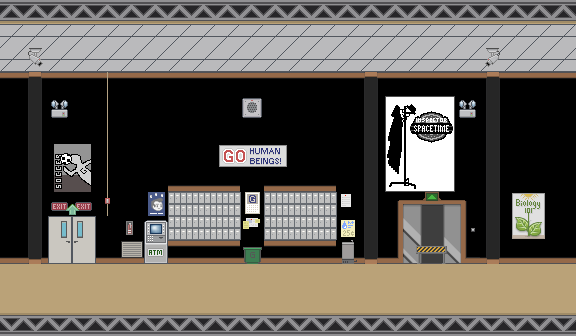

Below is a game level as drawn by its tile map, then a one-line description and the .tmx that defines it (tile-layer data replaced by summaries):
An orthogonal 24x14 tile map with 24x24 px tiles, 3 tile layers (Tile Layer 1, Tile Layer 2, Tile Layer 3) and 5 objects (2x floor, door, firealarm).

<map height="14" orientation="orthogonal" tileheight="24" tilewidth="24" version="1.0" width="24">
 <properties><property name="blended tiles" value="2,11,12,13,14,15,16,17,18,19,20,21,22,23,24,25,26,27,28,29,30,32,33,34,35,36,37,38,39,40,41,42,43,44,45,46,47,48,49,50,51,52,53,54,55,56,57,58,59,60,62,63,64,65,66,67,68,69,70,71,72,73,74,75,78,79,80,81,82,83,84,85,86,87,88,89,90,92,93,94,95,96,98,99,100,101,102,103,104,105,108,109,110,111,112,113,114,115,116,117,118,119,120,121,122,123,124,125,126,128,129,130,131,132,133,134,135,138,139,140,141,142,143,144,145,146,147,148,149,150,151,152,153,154,155,156,158,159,160,161,162,163,164,165,168,169,170,171,172,173,174,175,176,177,178,179,180,181,182,183,190,191,192,193,194,195,196,197,198,199,200,201,202,203,204,205,206,207,208,209,210,211,212,213,218,221,222,223,224,225,226,227,228,229,230,231,232,233,234,235,236,237,238,239,240,241,242,243,244,245,246,247,248,249,252,253,254,255,256,257,258,259,260,261,262,263,264,265,266,267,268,269,270,271,272,273,274,275,276,277,278,279,282,283,284,285,286,287,288,289,290,291,292,293,294,295,296,297,298,299,300,301,302,303,304,305,306,307,308,309,310,311,312,313,314,317,318,319,320,321,322,323,324,325,326,327,328,329,330,331,332,333,334,335,336,337,338,339,340,341,342,343,344,345,346,347,348,349,350,351,352,353,354,355,356,357,358,359,360,361,362,366,367,368,369,370,371,372,373,374,375,376,377,378,379,380,381,382,383,384,386,387,388,389,390,391,392,396,397,398,399,400,401,403,404,405,406,407,408,409,410,411,412,413,414,415,416,417,418,419,420,421,422,426,427,428,429,430,431,433,434,435,436,437,438,439,440,441,443,444,445,446,447,448,449,450,451,452,456,457,458,459,460,461,463,464,465,466,467,468,469,470,471,473,474,475,476,477,478,479,480,481,482,486,487,488,489,490,491,492,493,494,495,500,501,503,504,505,506,507,508,509,510,511,512,513,514,515,516,517,518,519,520,521,522,523,524,525,526,527,528,529,530,531,532,533,534,535,536,537,538,539,540,1,2,3,4,5,6,7,8,9,10,11,12,13,14,15,16,17,18,19,20,21,22,23,24,25,26,27,28,29,30,31,32,33,34,35,36,37,38,41,45,46,47,48,50,51,52,53,54,55,56,57,58,59,60,61,62,63,64,65,66,67,68,69,70,71,72,73,74,75,76,77,78,79,80,81,82,83,84,8,9,10,11,12,13,14,15,20,21,22,23,24,32,33,34,35,36,37,38,39,40,41,42,43,44,45,46,47,48,55,56,57,58,59,60,61,62,63,64,65,66,67,68,69,70,71,72,73,74,75,76,77,78,79,80,81,82,83,84,87,88,89,90,91,92,93,94,95,96,97,98,99,100,101,102,103,104,105,108,110,111,112,113,114,115,116,117,118,119,120,121,122,123,124,125,126,127,128,129,130,131,132,135,136,137,138,139,140,141,142,143,144,145,147,148,149,150,151,152,153,154,155,156,158,159,160,161,162,163,164,165,166,167,168,169,170,171,172,173,174,175,176,177,178,179,180,181,182,183,184,185,186,187,188,189,190,191,192,193,194,195,196,197,198,199,200,203,204,205,208,209,210,211,212,213,214,217,218,219,220,222,223,224,227,228,229,232,233,234,235,236,237,238,241,242,243,244,245,246,247,248,249,250,251,252,253,254,255,256,257,258,259,260,261,262,263,264,265,266,267,268,269,270,271,272,273,274,275,276,277,278,279,280,281,282,283,284,285,286,287,288,289,290,291,292,293,294,295,296,297,298,299,304,305,306,307,308,309,310,311,312,313,314,315,316,317,318,319,320,321,322,323,324,328,329,330,331,332,333,334,335,336,337,338,339,340,341,342,343,344,345,346,347,348,349,350,351,352,353,354,357,358,360,361,362,363,364,365,366,367,368,371,372,373,374,375,376,377,378,381,382,384,385,386,387,388,389,390,391,392,393,394,395,396,397,398,399,400,401,402,403,404,405,406,408,409,410,411,412,413,414,415,416,417,418,419,420,421,422,423,424,425,429,430,432,433,434,435,436,437,438,439,440,441,444,445,449,453,454,455,456,457,458,459,460,461,462,463,464,465,468,469,472,473,474,475,476,477,478,479,480,2,3,4,6,7,8,9,10,11,12,13,14,15,16,17,18,19,20,21,22,23,26,27,28,29,30,31,32,33,34,35,36,37,38,39,40,41,42,43,44,45,46,47,48,49,50,51,52,53,54,55,56,57,58,59,60,61,62,63,64,65,66,67,69,70,72,73,74,77,78,82,83,84,85,86,103,104,105,1,2,3,4,5,6,7,8,9,13,15,16,19,20,21,22,26,27,28,29,30,31,32,33,34,35,39,40,41,42,43,44,45,46,47,48,52,53,54,55,56,57,58,59,60,61,62,63,64,65,66,67,68,69,70,71,72,73,74,75,76,77,78,79,80,81,82,83,84,85,86,87,88,89,90,91,92,93,94,95,96,97,98,99,100,101,102,103,104,105,106,107,108,109,110,111,112,113,114,115,116,117,118,119,120,121,122,123,124,125,126,127,128,129,130,131,133,134,135,136,137,138,139,140,141,142,143,144,146,147,148,149,150,151,152,153,154,155,156,157,158,159,160,161,162,163,164,165,166,167,168,169,1,3,5,7,8,9,10,11,13,17,18,19,21,22,23,25,26,27,28,29,30,31,33,35,36,37,39,41,42,45,46,47,48,51,52,54,55,56,58,59,60,61,63,64,66,67,68,69,70,71,73,74,75,79,80,81,82,83,84,85,87,89,90,91,94,95,96,97,98,100,101,102,103,104,105,106,107,108,109,111,112,113,114,115,116,117,118,119,120,9,10,11,15,16,21,22,32,33,36,37,38,48,49,56,59,62,67,68,69,70,78,79,80,81,82,83,84,85,86,87,88,89,90,91,92,93,94,95,96,97,98,99,100,101,102,103,104,105,106,107,108,109,110,111,112,113,114,115,116,117,118,119,120,121,2,4,5,7,8,9,10,11,12,13,14,16,18,19,20,21,22,24,25,26,27,28,29,30,31,32,33,35,37,38,39,40,41,42,43,44,45,46,47,48,49,50,51,52,53,54,55,56,57,58,60,61,62,63,64,65,66,67,68,69,71,72,74,75,76,77,78,79,80,81,82,83,84,86,87,88,89,90,91,92,93,94,95,96,97,98,99,100,102,103,104,105,106,107,108,109,110,111,112,113,114,115,116,117,118,119,120,121" />
  <property name="blue" value="88" />
  <property name="green" value="113" />
  <property name="red" value="168" />
  <property name="title" value="dorm lobby" />
 </properties>
 <tileset firstgid="1" name="greendale-hallways" tileheight="24" tilewidth="24">
  <image height="480" source="../images/tilesets/greendale-hallways.png" width="576" />
 </tileset>
 <layer height="14" name="Tile Layer 1" width="24">
  <data>[336 cells, 184 non-empty, 27 distinct tile ids]</data>
 </layer>
 <layer height="14" name="Tile Layer 2" width="24">
  <data>[336 cells, 66 non-empty, 8 distinct tile ids]</data>
 </layer>
 <layer height="14" name="Tile Layer 3" width="24">
  <data>[336 cells, 50 non-empty, 33 distinct tile ids]</data>
 </layer>
 <objectgroup height="14" name="nodes" width="24">
  <object height="52" name="main" type="door" width="44" x="49" y="217">
   <properties>
        <property name="level" value="greendale-exterior" />
    <property name="to" value="dorm" />
   </properties>
  </object>
  <object height="72" type="firealarm" width="24" x="96" y="216" />
 </objectgroup>
 <objectgroup height="14" name="floor" width="24">
  <object height="72" width="576" x="1" y="271" />
 </objectgroup>
 <objectgroup color="#55557f" height="14" name="platform" width="24">
  <object height="7" type="floor" width="20" x="145" y="221" />
  <object height="4" type="floor" width="13" x="342" y="242" />
 </objectgroup>
</map>
